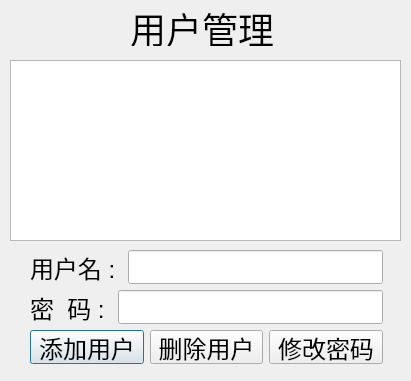
<?xml version="1.0" encoding="UTF-8"?>
<ui version="4.0">
 <class>userDialog</class>
 <widget class="QDialog" name="userDialog">
  <property name="geometry">
   <rect>
    <x>0</x>
    <y>0</y>
    <width>411</width>
    <height>381</height>
   </rect>
  </property>
  <property name="windowTitle">
   <string>Dialog</string>
  </property>
  <widget class="QWidget" name="layoutWidget">
   <property name="geometry">
    <rect>
     <x>30</x>
     <y>250</y>
     <width>353</width>
     <height>114</height>
    </rect>
   </property>
   <layout class="QVBoxLayout" name="verticalLayout_2">
    <item>
     <layout class="QHBoxLayout" name="horizontalLayout_5">
      <item>
       <widget class="QLabel" name="label_5">
        <property name="font">
         <font>
          <pointsize>18</pointsize>
         </font>
        </property>
        <property name="text">
         <string>用户名 : </string>
        </property>
       </widget>
      </item>
      <item>
       <widget class="QLineEdit" name="lineEdit">
        <property name="font">
         <font>
          <pointsize>18</pointsize>
         </font>
        </property>
       </widget>
      </item>
     </layout>
    </item>
    <item>
     <layout class="QHBoxLayout" name="horizontalLayout_6">
      <item>
       <widget class="QLabel" name="label_6">
        <property name="font">
         <font>
          <pointsize>18</pointsize>
         </font>
        </property>
        <property name="text">
         <string>密  码 : </string>
        </property>
       </widget>
      </item>
      <item>
       <widget class="QLineEdit" name="lineEdit_2">
        <property name="font">
         <font>
          <pointsize>18</pointsize>
         </font>
        </property>
       </widget>
      </item>
     </layout>
    </item>
    <item>
     <layout class="QHBoxLayout" name="horizontalLayout_7">
      <item>
       <widget class="QPushButton" name="pushButton">
        <property name="font">
         <font>
          <pointsize>18</pointsize>
         </font>
        </property>
        <property name="text">
         <string>添加用户</string>
        </property>
       </widget>
      </item>
      <item>
       <widget class="QPushButton" name="pushButton_2">
        <property name="font">
         <font>
          <pointsize>18</pointsize>
         </font>
        </property>
        <property name="text">
         <string>删除用户</string>
        </property>
       </widget>
      </item>
      <item>
       <widget class="QPushButton" name="pushButton_3">
        <property name="font">
         <font>
          <pointsize>18</pointsize>
         </font>
        </property>
        <property name="text">
         <string>修改密码</string>
        </property>
       </widget>
      </item>
     </layout>
    </item>
   </layout>
  </widget>
  <widget class="QLabel" name="label">
   <property name="geometry">
    <rect>
     <x>130</x>
     <y>10</y>
     <width>144</width>
     <height>36</height>
    </rect>
   </property>
   <property name="font">
    <font>
     <pointsize>27</pointsize>
    </font>
   </property>
   <property name="text">
    <string>用户管理</string>
   </property>
  </widget>
  <widget class="QTableView" name="tableView">
   <property name="geometry">
    <rect>
     <x>10</x>
     <y>60</y>
     <width>391</width>
     <height>181</height>
    </rect>
   </property>
  </widget>
 </widget>
 <resources/>
 <connections/>
</ui>
